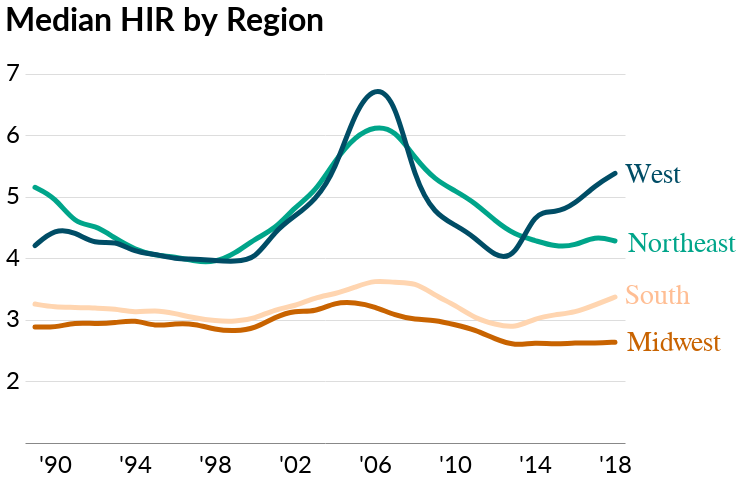

Notebook source saved alongside this figure:
### Code cell
reg_chart = alt.Chart(reg_hir, title='Median HIR by Region').mark_line(size=5, strokeCap='round', interpolate='basis').encode(
    x=alt.X('Yr_abbr:O', sort=list(reg_hir.Yr_abbr.unique()), axis=alt.Axis(values=list(reg_hir.Yr_abbr.unique())[1::4], titleFontSize=24, labelFontSize=24)), 
    y=alt.Y('HIR', axis=alt.Axis(titleFontSize=24, labelFontSize=24, values=list(range(2,8)), format='a'), scale=alt.Scale(domain=[1,7.5])),
    color=alt.Color('Region', legend=None, scale=alt.Scale(domain=['West', 'Northeast', 'South', 'Midwest'], range=['#004d66', '#00a58a', '#ffd5b0', '#c86300'])))

west = alt.Chart(region_text_df.query('Numbers == 0')
                   ).mark_text(dx=31, dy=-330, fontSize=28, fontWeight='normal', color='#004d66'
                              ).encode(x=alt.X("Year", axis=None), y=alt.Y("Numbers"), text=alt.Text("Text"))
northeast = alt.Chart(region_text_df.query('Numbers == 1')
                   ).mark_text(dx=60, dy=-199, fontSize=28, fontWeight='normal', color='#00a58a'
                              ).encode(x=alt.X("Year", axis=None), y=alt.Y("Numbers"), text=alt.Text("Text"))
south = alt.Chart(region_text_df.query('Numbers == 2')
                   ).mark_text(dx=35, dy=-85, fontSize=28, fontWeight='normal', color='#ffbe94'
                              ).encode(x=alt.X("Year", axis=None), y=alt.Y("Numbers"), text=alt.Text("Text"))
midwest = alt.Chart(region_text_df.query('Numbers == 3')
                   ).mark_text(dx=51, dy=23, fontSize=28, fontWeight='normal', color='#c86300'
                              ).encode(x=alt.X("Year", axis=None), y=alt.Y("Numbers"), text=alt.Text("Text"))

region_chart = reg_chart + west + northeast + south + midwest
#region_chart = region_chart.configure_title(fontSize=32)
region_chart

### Figure 1 — Vega-Lite specification as saved in the notebook (floating-point values rounded to 4 significant figures)
{"width": 600, "height": 400, "background": "white", "config": {"title": {"fontSize": 32, "anchor": "start", "font": "Lato", "offset": 5}, "axisX": {"grid": false, "labelFont": "Lato", "labelFontSize": 14, "labelAngle": 0, "labelPadding": 10, "ticks": false, "tickSize": 5, "title": null, "titleFont": "Lato", "titleFontSize": 14, "titleFontWeight": "normal", "titleY": 30, "titleX": 280}, "axisY": {"grid": true, "gridOpacity": 1, "labelFont": "Lato", "labelFontSize": 14, "labelLimit": 100, "labelAlign": "left", "labelPadding": 20, "ticks": false, "title": null, "titleFont": "Lato", "titleFontWeight": "normal", "titleFontSize": 14, "titleAlign": "left", "titleAngle": 0, "titleY": -20, "titleX": -20, "domainWidth": 0}, "view": {"strokeOpacity": 0}}, "layer": [{"data": {"name": "data-c12056e8f64ba5b9d884df9993d15d83"}, "mark": {"type": "line", "interpolate": "basis", "size": 5, "strokeCap": "round"}, "encoding": {"color": {"type": "nominal", "field": "Region", "legend": null, "scale": {"domain": ["West", "Northeast", "South", "Midwest"], "range": ["#004d66", "#00a58a", "#ffd5b0", "#c86300"]}}, "x": {"type": "ordinal", "axis": {"labelFontSize": 24, "titleFontSize": 24, "values": ["'90", "'94", "'98", "'02", "'06", "'10", "'14", "'18"]}, "field": "Yr_abbr", "sort": ["'89", "'90", "'91", "'92", "'93", "'94", "'95", "'96", "'97", "'98", "'99", "'00", "'01", "'02", "'03", "'04", "'05", "'06", "'07", "'08", "'09", "'10", "'11", "'12", "'13", "'14", "'15", "'16", "'17", "'18"]}, "y": {"type": "quantitative", "axis": {"format": "a", "labelFontSize": 24, "titleFontSize": 24, "values": [2, 3, 4, 5, 6, 7]}, "field": "HIR", "scale": {"domain": [1, 7.5]}}}, "title": "Median HIR by Region"}, {"data": {"name": "data-8a7dc631962baabbcab7514ff60c9e7c"}, "mark": {"type": "text", "color": "#004d66", "dx": 31, "dy": -330, "fontSize": 28, "fontWeight": "normal"}, "encoding": {"text": {"type": "nominal", "field": "Text"}, "x": {"type": "quantitative", "axis": null, "field": "Year"}, "y": {"type": "quantitative", "field": "Numbers"}}}, {"data": {"name": "data-7aaa97d570e9aa23a71746083f3f22b4"}, "mark": {"type": "text", "color": "#00a58a", "dx": 60, "dy": -199, "fontSize": 28, "fontWeight": "normal"}, "encoding": {"text": {"type": "nominal", "field": "Text"}, "x": {"type": "quantitative", "axis": null, "field": "Year"}, "y": {"type": "quantitative", "field": "Numbers"}}}, {"data": {"name": "data-5ce3dbf5b01e460dfdb5755056a4b599"}, "mark": {"type": "text", "color": "#ffbe94", "dx": 35, "dy": -85, "fontSize": 28, "fontWeight": "normal"}, "encoding": {"text": {"type": "nominal", "field": "Text"}, "x": {"type": "quantitative", "axis": null, "field": "Year"}, "y": {"type": "quantitative", "field": "Numbers"}}}, {"data": {"name": "data-58f00851d12c199fef21a1395c4d805e"}, "mark": {"type": "text", "color": "#c86300", "dx": 51, "dy": 23, "fontSize": 28, "fontWeight": "normal"}, "encoding": {"text": {"type": "nominal", "field": "Text"}, "x": {"type": "quantitative", "axis": null, "field": "Year"}, "y": {"type": "quantitative", "field": "Numbers"}}}], "$schema": "https://vega.github.io/schema/vega-lite/v4.0.0.json", "datasets": {"data-c12056e8f64ba5b9d884df9993d15d83": [{"Home": 83000.0, "Income": 28750, "HIR": 2.887, "Region": "Midwest", "Year": 1989, "Yr_abbr": "'89"}, {"Home": 168300.0, "Income": 32643, "HIR": 5.155, "Region": "Northeast", "Year": 1989, "Yr_abbr": "'89"}, {"Home": 84290.0, "Income": 25870, "HIR": 3.258, "Region": "South", "Year": 1989, "Yr_abbr": "'89"}, {"Home": 130800.0, "Income": 31086, "HIR": 4.208, "Region": "West", "Year": 1989, "Yr_abbr": "'89"}, {"Home": 85940.0, "Income": 29897, "HIR": 2.875, "Region": "Midwest", "Year": 1990, "Yr_abbr": "'90"}, {"Home": 163300.0, "Income": 32676, "HIR": 4.998, "Region": "Northeast", "Year": 1990, "Yr_abbr": "'90"}, {"Home": 86320.0, "Income": 26942, "HIR": 3.204, "Region": "South", "Year": 1990, "Yr_abbr": "'90"}, {"Home": 142500.0, "Income": 31761, "HIR": 4.486, "Region": "West", "Year": 1990, "Yr_abbr": "'90"}, {"Home": 88620.0, "Income": 29927, "HIR": 2.961, "Region": "Midwest", "Year": 1991, "Yr_abbr": "'91"}, {"Home": 152500.0, "Income": 33467, "HIR": 4.557, "Region": "Northeast", "Year": 1991, "Yr_abbr": "'91"}, {"Home": 87150.0, "Income": 27178, "HIR": 3.207, "Region": "South", "Year": 1991, "Yr_abbr": "'91"}, {"Home": 143000.0, "Income": 32253, "HIR": 4.433, "Region": "West", "Year": 1991, "Yr_abbr": "'91"}, {"Home": 90450.0, "Income": 30804, "HIR": 2.936, "Region": "Midwest", "Year": 1992, "Yr_abbr": "'92"}, {"Home": 150000.0, "Income": 32999, "HIR": 4.546, "Region": "Northeast", "Year": 1992, "Yr_abbr": "'92"}, {"Home": 88100.0, "Income": 27609, "HIR": 3.191, "Region": "South", "Year": 1992, "Yr_abbr": "'92"}, {"Home": 140800.0, "Income": 33324, "HIR": 4.224, "Region": "West", "Year": 1992, "Yr_abbr": "'92"}, {"Home": 92650.0, "Income": 31400, "HIR": 2.951, "Region": "Midwest", "Year": 1993, "Yr_abbr": "'93"}, {"Home": 146000.0, "Income": 33747, "HIR": 4.326, "Region": "Northeast", "Year": 1993, "Yr_abbr": "'93"}, {"Home": 90520.0, "Income": 28441, "HIR": 3.183, "Region": "South", "Year": 1993, "Yr_abbr": "'93"}, {"Home": 144900.0, "Income": 33739, "HIR": 4.294, "Region": "West", "Year": 1993, "Yr_abbr": "'93"}, {"Home": 97690.0, "Income": 32505, "HIR": 3.005, "Region": "Midwest", "Year": 1994, "Yr_abbr": "'94"}, {"Home": 144700.0, "Income": 34926, "HIR": 4.144, "Region": "Northeast", "Year": 1994, "Yr_abbr": "'94"}, {"Home": 93490.0, "Income": 30021, "HIR": 3.114, "Region": "South", "Year": 1994, "Yr_abbr": "'94"}, {"Home": 141100.0, "Income": 34452, "HIR": 4.095, "Region": "West", "Year": 1994, "Yr_abbr": "'94"}, {"Home": 103600.0, "Income": 35839, "HIR": 2.891, "Region": "Midwest", "Year": 1995, "Yr_abbr": "'95"}, {"Home": 146100.0, "Income": 36111, "HIR": 4.045, "Region": "Northeast", "Year": 1995, "Yr_abbr": "'95"}, {"Home": 97930.0, "Income": 30942, "HIR": 3.165, "Region": "South", "Year": 1995, "Yr_abbr": "'95"}, {"Home": 146500.0, "Income": 35979, "HIR": 4.073, "Region": "West", "Year": 1995, "Yr_abbr": "'95"}, {"Home": 107600.0, "Income": 36579, "HIR": 2.941, "Region": "Midwest", "Year": 1996, "Yr_abbr": "'96"}, {"Home": 150700.0, "Income": 37406, "HIR": 4.028, "Region": "Northeast", "Year": 1996, "Yr_abbr": "'96"}, {"Home": 100600.0, "Income": 32422, "HIR": 3.104, "Region": "South", "Year": 1996, "Yr_abbr": "'96"}, {"Home": 148000.0, "Income": 37125, "HIR": 3.986, "Region": "West", "Year": 1996, "Yr_abbr": "'96"}, {"Home": 112600.0, "Income": 38316, "HIR": 2.938, "Region": "Midwest", "Year": 1997, "Yr_abbr": "'97"}, {"Home": 153700.0, "Income": 38929, "HIR": 3.949, "Region": "Northeast", "Year": 1997, "Yr_abbr": "'97"}, {"Home": 104100.0, "Income": 34345, "HIR": 3.03, "Region": "South", "Year": 1997, "Yr_abbr": "'97"}, {"Home": 156400.0, "Income": 39162, "HIR": 3.993, "Region": "West", "Year": 1997, "Yr_abbr": "'97"}, {"Home": 115400.0, "Income": 40609, "HIR": 2.841, "Region": "Midwest", "Year": 1998, "Yr_abbr": "'98"}, {"Home": 159800.0, "Income": 40634, "HIR": 3.933, "Region": "Northeast", "Year": 1998, "Yr_abbr": "'98"}, {"Home": 106800.0, "Income": 35797, "HIR": 2.984, "Region": "South", "Year": 1998, "Yr_abbr": "'98"}, {"Home": 162300.0, "Income": 40983, "HIR": 3.961, "Region": "West", "Year": 1998, "Yr_abbr": "'98"}, {"Home": 119800.0, "Income": 42512, "HIR": 2.818, "Region": "Midwest", "Year": 1999, "Yr_abbr": "'99"}, {"Home": 170700.0, "Income": 41882, "HIR": 4.075, "Region": "Northeast", "Year": 1999, "Yr_abbr": "'99"}, {"Home": 111000.0, "Income": 37345, "HIR": 2.972, "Region": "South", "Year": 1999, "Yr_abbr": "'99"}, {"Home": 168100.0, "Income": 42565, "HIR": 3.95, "Region": "West", "Year": 1999, "Yr_abbr": "'99"}, {"Home": 126600.0, "Income": 44261, "HIR": 2.86, "Region": "Midwest", "Year": 2000, "Yr_abbr": "'00"}, {"Home": 189100.0, "Income": 43750, "HIR": 4.322, "Region": "Northeast", "Year": 2000, "Yr_abbr": "'00"}, {"Home": 116000.0, "Income": 38389, "HIR": 3.021, "Region": "South", "Year": 2000, "Yr_abbr": "'00"}, {"Home": 178600.0, "Income": 44915, "HIR": 3.976, "Region": "West", "Year": 2000, "Yr_abbr": "'00"}, {"Home": 133600.0, "Income": 43834, "HIR": 3.049, "Region": "Midwest", "Year": 2001, "Yr_abbr": "'01"}, {"Home": 204500.0, "Income": 45716, "HIR": 4.473, "Region": "Northeast", "Year": 2001, "Yr_abbr": "'01"}, {"Home": 123500.0, "Income": 38904, "HIR": 3.174, "Region": "South", "Year": 2001, "Yr_abbr": "'01"}, {"Home": 200600.0, "Income": 45087, "HIR": 4.45, "Region": "West", "Year": 2001, "Yr_abbr": "'01"}, {"Home": 137600.0, "Income": 43622, "HIR": 3.155, "Region": "Midwest", "Year": 2002, "Yr_abbr": "'02"}, {"Home": 221900.0, "Income": 45862, "HIR": 4.839, "Region": "Northeast", "Year": 2002, "Yr_abbr": "'02"}, {"Home": 127300.0, "Income": 39522, "HIR": 3.222, "Region": "South", "Year": 2002, "Yr_abbr": "'02"}, {"Home": 211700.0, "Income": 45143, "HIR": 4.69, "Region": "West", "Year": 2002, "Yr_abbr": "'02"}, {"Home": 139800.0, "Income": 44732, "HIR": 3.126, "Region": "Midwest", "Year": 2003, "Yr_abbr": "'03"}, {"Home": 237100.0, "Income": 46742, "HIR": 5.073, "Region": "Northeast", "Year": 2003, "Yr_abbr": "'03"}, {"Home": 134100.0, "Income": 39823, "HIR": 3.367, "Region": "South", "Year": 2003, "Yr_abbr": "'03"}, {"Home": 231200.0, "Income": 46820, "HIR": 4.938, "Region": "West", "Year": 2003, "Yr_abbr": "'03"}, {"Home": 146800.0, "Income": 44641, "HIR": 3.289, "Region": "Midwest", "Year": 2004, "Yr_abbr": "'04"}, {"Home": 267700.0, "Income": 47861, "HIR": 5.594, "Region": "Northeast", "Year": 2004, "Yr_abbr": "'04"}, {"Home": 139300.0, "Income": 40745, "HIR": 3.42, "Region": "South", "Year": 2004, "Yr_abbr": "'04"}, {"Home": 258000.0, "Income": 47651, "HIR": 5.414, "Region": "West", "Year": 2004, "Yr_abbr": "'04"}, {"Home": 151000.0, "Income": 45950, "HIR": 3.287, "Region": "Midwest", "Year": 2005, "Yr_abbr": "'05"}, {"Home": 304300.0, "Income": 50882, "HIR": 5.981, "Region": "Northeast", "Year": 2005, "Yr_abbr": "'05"}, {"Home": 148800.0, "Income": 42138, "HIR": 3.531, "Region": "South", "Year": 2005, "Yr_abbr": "'05"}, {"Home": 319800.0, "Income": 50002, "HIR": 6.396, "Region": "West", "Year": 2005, "Yr_abbr": "'05"}, {"Home": 153900.0, "Income": 47836, "HIR": 3.218, "Region": "Midwest", "Year": 2006, "Yr_abbr": "'06"}, {"Home": 320300.0, "Income": 52057, "HIR": 6.153, "Region": "Northeast", "Year": 2006, "Yr_abbr": "'06"}, {"Home": 160200.0, "Income": 43884, "HIR": 3.65, "Region": "South", "Year": 2006, "Yr_abbr": "'06"}, {"Home": 355900.0, "Income": 52249, "HIR": 6.811, "Region": "West", "Year": 2006, "Yr_abbr": "'06"}, {"Home": 154400.0, "Income": 50277, "HIR": 3.072, "Region": "Midwest", "Year": 2007, "Yr_abbr": "'07"}, {"Home": 318500.0, "Income": 52274, "HIR": 6.092, "Region": "Northeast", "Year": 2007, "Yr_abbr": "'07"}, {"Home": 166400.0, "Income": 46186, "HIR": 3.602, "Region": "South", "Year": 2007, "Yr_abbr": "'07"}, {"Home": 356500.0, "Income": 54138, "HIR": 6.586, "Region": "West", "Year": 2007, "Yr_abbr": "'07"}, {"Home": 150500.0, "Income": 50112, "HIR": 3.004, "Region": "Midwest", "Year": 2008, "Yr_abbr": "'08"}, {"Home": 305800.0, "Income": 54346, "HIR": 5.627, "Region": "Northeast", "Year": 2008, "Yr_abbr": "'08"}, {"Home": 164800.0, "Income": 45590, "HIR": 3.615, "Region": "South", "Year": 2008, "Yr_abbr": "'08"}, {"Home": 289500.0, "Income": 55085, "HIR": 5.255, "Region": "West", "Year": 2008, "Yr_abbr": "'08"}, {"Home": 146600.0, "Income": 48877, "HIR": 3.0, "Region": "Midwest", "Year": 2009, "Yr_abbr": "'09"}, {"Home": 280000.0, "Income": 53073, "HIR": 5.275, "Region": "Northeast", "Year": 2009, "Yr_abbr": "'09"}, {"Home": 155000.0, "Income": 45615, "HIR": 3.398, "Region": "South", "Year": 2009, "Yr_abbr": "'09"}, {"Home": 254000.0, "Income": 53833, "HIR": 4.718, "Region": "West", "Year": 2009, "Yr_abbr": "'09"}, {"Home": 140900.0, "Income": 48241, "HIR": 2.921, "Region": "Midwest", "Year": 2010, "Yr_abbr": "'10"}, {"Home": 270400.0, "Income": 52996, "HIR": 5.102, "Region": "Northeast", "Year": 2010, "Yr_abbr": "'10"}, {"Home": 147300.0, "Income": 45442, "HIR": 3.241, "Region": "South", "Year": 2010, "Yr_abbr": "'10"}, {"Home": 240700.0, "Income": 52959, "HIR": 4.544, "Region": "West", "Year": 2010, "Yr_abbr": "'10"}, {"Home": 138400.0, "Income": 48722, "HIR": 2.841, "Region": "Midwest", "Year": 2011, "Yr_abbr": "'11"}, {"Home": 264200.0, "Income": 53864, "HIR": 4.905, "Region": "Northeast", "Year": 2011, "Yr_abbr": "'11"}, {"Home": 141900.0, "Income": 46899, "HIR": 3.026, "Region": "South", "Year": 2011, "Yr_abbr": "'11"}, {"Home": 227500.0, "Income": 52376, "HIR": 4.344, "Region": "West", "Year": 2011, "Yr_abbr": "'11"}, {"Home": 135700.0, "Income": 50479, "HIR": 2.688, "Region": "Midwest", "Year": 2012, "Yr_abbr": "'12"}, {"Home": 251700.0, "Income": 54627, "HIR": 4.608, "Region": "Northeast", "Year": 2012, "Yr_abbr": "'12"}, {"Home": 140600.0, "Income": 48033, "HIR": 2.927, "Region": "South", "Year": 2012, "Yr_abbr": "'12"}, {"Home": 221800.0, "Income": 55157, "HIR": 4.021, "Region": "West", "Year": 2012, "Yr_abbr": "'12"}, {"Home": 137800.0, "Income": 53426, "HIR": 2.578, "Region": "Midwest", "Year": 2013, "Yr_abbr": "'13"}, {"Home": 249100.0, "Income": 56868, "HIR": 4.38, "Region": "Northeast", "Year": 2013, "Yr_abbr": "'13"}, {"Home": 142800.0, "Income": 49854, "HIR": 2.864, "Region": "South", "Year": 2013, "Yr_abbr": "'13"}, {"Home": 237700.0, "Income": 59525, "HIR": 3.993, "Region": "West", "Year": 2013, "Yr_abbr": "'13"}, {"Home": 143200.0, "Income": 54267, "HIR": 2.639, "Region": "Midwest", "Year": 2014, "Yr_abbr": "'14"}, {"Home": 254100.0, "Income": 59210, "HIR": 4.292, "Region": "Northeast", "Year": 2014, "Yr_abbr": "'14"}, {"Home": 150300.0, "Income": 49655, "HIR": 3.027, "Region": "South", "Year": 2014, "Yr_abbr": "'14"}, {"Home": 276300.0, "Income": 57688, "HIR": 4.79, "Region": "West", "Year": 2014, "Yr_abbr": "'14"}, {"Home": 148400.0, "Income": 57082, "HIR": 2.599, "Region": "Midwest", "Year": 2015, "Yr_abbr": "'15"}, {"Home": 260500.0, "Income": 62182, "HIR": 4.189, "Region": "Northeast", "Year": 2015, "Yr_abbr": "'15"}, {"Home": 158000.0, "Income": 51174, "HIR": 3.087, "Region": "South", "Year": 2015, "Yr_abbr": "'15"}, {"Home": 290500.0, "Income": 61442, "HIR": 4.729, "Region": "West", "Year": 2015, "Yr_abbr": "'15"}, {"Home": 153400.0, "Income": 58305, "HIR": 2.632, "Region": "Midwest", "Year": 2016, "Yr_abbr": "'16"}, {"Home": 270500.0, "Income": 64390, "HIR": 4.2, "Region": "Northeast", "Year": 2016, "Yr_abbr": "'16"}, {"Home": 168000.0, "Income": 53861, "HIR": 3.119, "Region": "South", "Year": 2016, "Yr_abbr": "'16"}, {"Home": 313800.0, "Income": 64275, "HIR": 4.881, "Region": "West", "Year": 2016, "Yr_abbr": "'16"}, {"Home": 160100.0, "Income": 61123, "HIR": 2.619, "Region": "Midwest", "Year": 2017, "Yr_abbr": "'17"}, {"Home": 286700.0, "Income": 65593, "HIR": 4.371, "Region": "Northeast", "Year": 2017, "Yr_abbr": "'17"}, {"Home": 181000.0, "Income": 55775, "HIR": 3.244, "Region": "South", "Year": 2017, "Yr_abbr": "'17"}, {"Home": 347400.0, "Income": 66961, "HIR": 5.188, "Region": "West", "Year": 2017, "Yr_abbr": "'17"}, {"Home": 169100.0, "Income": 64069, "HIR": 2.639, "Region": "Midwest", "Year": 2018, "Yr_abbr": "'18"}, {"Home": 300300.0, "Income": 70113, "HIR": 4.283, "Region": "Northeast", "Year": 2018, "Yr_abbr": "'18"}, {"Home": 193200.0, "Income": 57299, "HIR": 3.372, "Region": "South", "Year": 2018, "Yr_abbr": "'18"}, {"Home": 374100.0, "Income": 69520, "HIR": 5.381, "Region": "West", "Year": 2018, "Yr_abbr": "'18"}], "data-8a7dc631962baabbcab7514ff60c9e7c": [{"Year": 1989, "Numbers": 0, "Text": "West"}], "data-7aaa97d570e9aa23a71746083f3f22b4": [{"Year": 1990, "Numbers": 1, "Text": "Northeast"}], "data-5ce3dbf5b01e460dfdb5755056a4b599": [{"Year": 1991, "Numbers": 2, "Text": "South"}], "data-58f00851d12c199fef21a1395c4d805e": [{"Year": 1992, "Numbers": 3, "Text": "Midwest"}]}}
